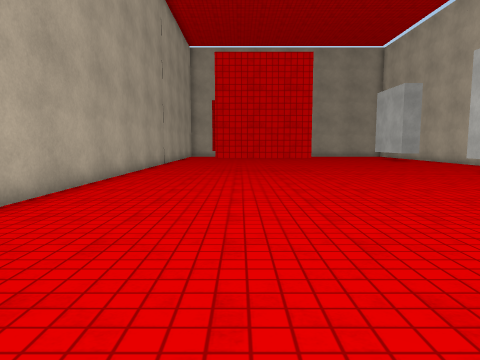
view 1 (above)

18 first-person views from a walk through a Unity game level. The camera is 1.2 m above the floor, tilts 6° down and sees 70° across. The floor is counted in squares, 1 m on a side. Each view is taken from the middle of a square. On the plan, view 1 faces up. The plan holds only what a view shows up to about 14 squares ahead; the rest is blank. The place goes on beyond the plan. The player is left out. Surface patterns are stand-ins for the level's own textures.

view 2
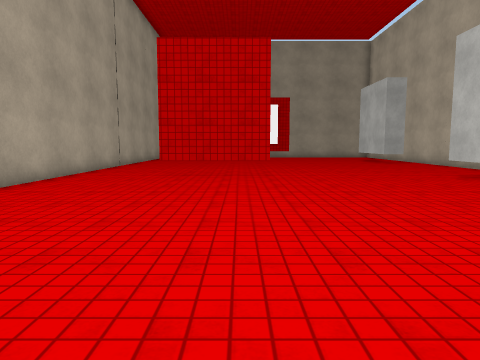

view 3
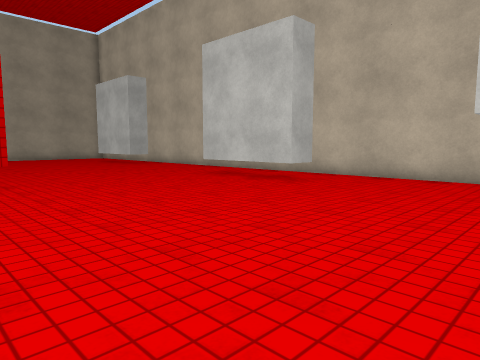

view 4
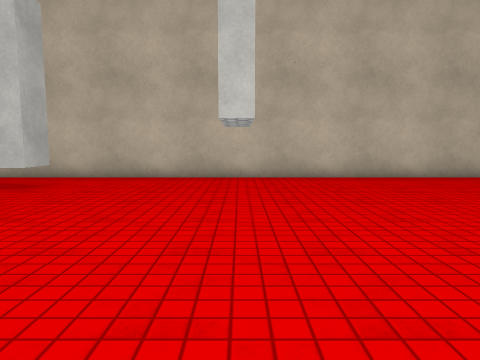

view 5
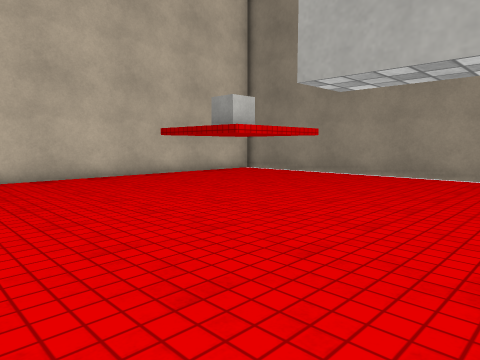

view 6
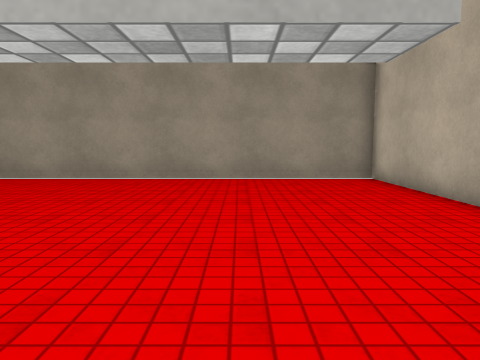

view 7
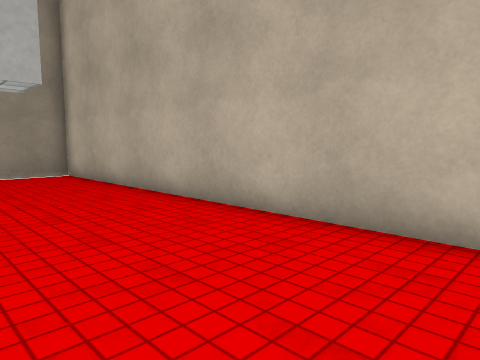

view 8
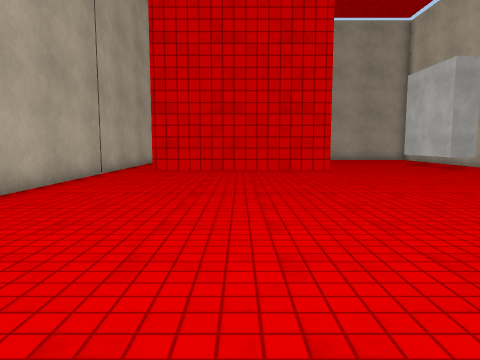

view 9
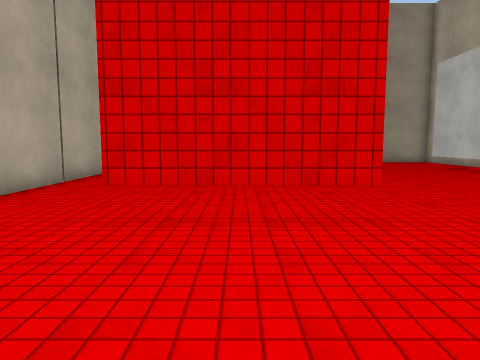

view 10
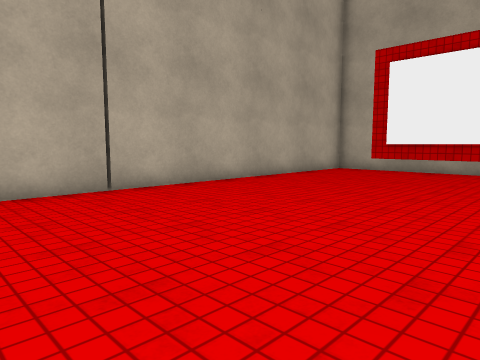

view 11
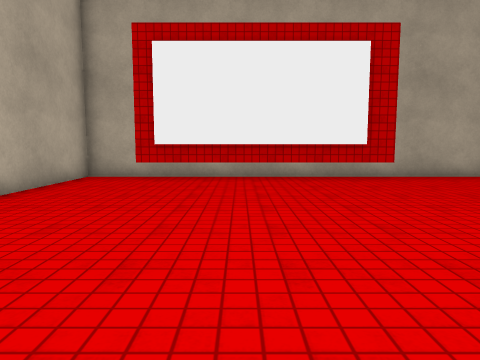

view 12
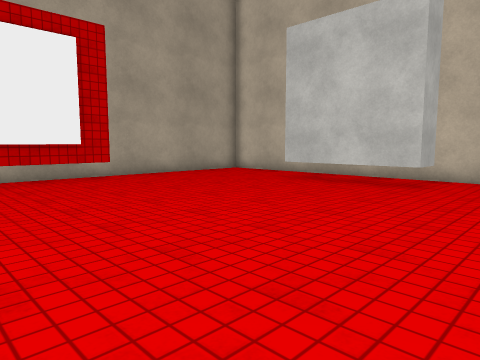

view 13
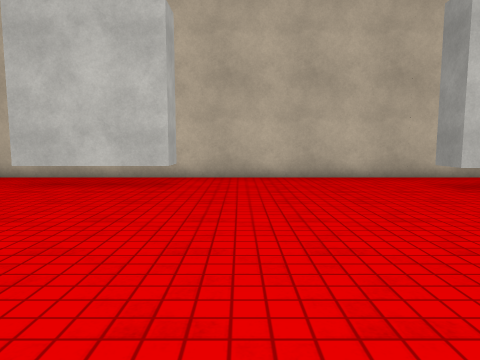

view 14
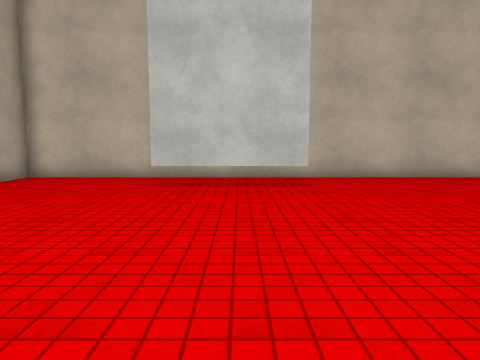

view 15
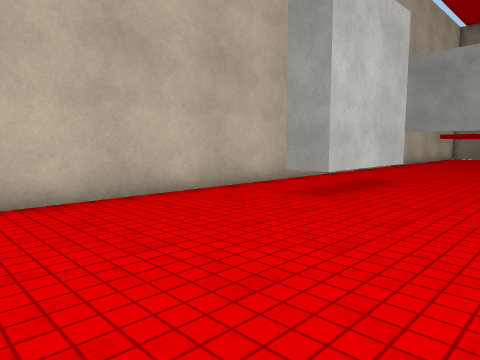

view 16
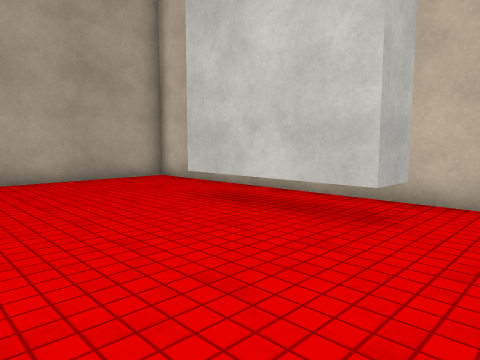

view 17
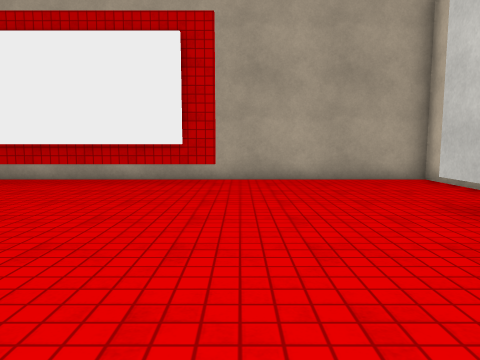

view 18
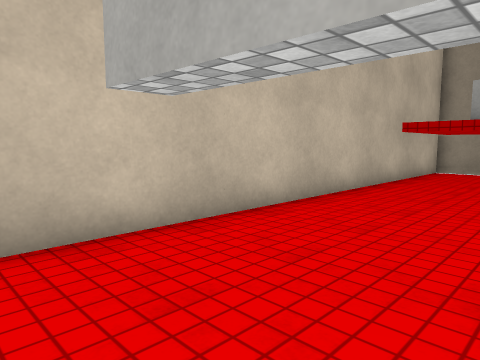

### Floor plan
Key: @ floor where view 1 was taken; # wall or solid block; . floor; T thing the floor can be seen under or through.
Columns run from 5 left of view 1 to 14 right of it. Each row starts with its distance up from view 1.
 33 #####     ##########
 32 #..#########.......#
 31 #..................#
 30 #..................#
 29 #..................#
 28 #..................#
 27 #...............T .
 26 #...............T .
 25 #...............T .
 24 #...............T .#
 23 #...............TT.#
 22 #..................#
 21 #..................#
 20 #..................#
 19 #..................#
 18 #..................#
 17 #..................#
 16 #..................#
 15 #...TTTTT......TT..#
 14 #..............T ..#
 13 #..............T ..#
 12 #..............T ..#
 11 #..............TT..#
 10 #..................#
  9 #..................#
  8 #..................#
  7 #..................#
  6  ..................#
  5  ..................#
  4 #..................#
  3 #..................#
  2 #..................#
  1 #..................#
  0 #....@.............#
 -1 #..................#
 -2 #..................#
 -3 #..................#
 -4 #.............####.#
 -5 #.............#   .#
 -6 #.............#   .#
 -7 #.............#   .#
 -8 #.............#   .#
 -9 ###############  ###

Where each view was taken, in squares from view 1:
view 1: 0 up, 0 right, facing up
view 2: 2 up, 2 right, facing up
view 3: 4 up, 1 right, facing up-right
view 4: 5 up, 1 right, facing right
view 5: 4 up, 1 right, facing down-right
view 6: 3 up, 0 right, facing down
view 7: 5 up, 0 right, facing down-left
view 8: 7 up, 1 right, facing up
view 9: 10 up, 1 right, facing up
view 10: 17 up, 4 right, facing up-left
view 11: 20 up, 1 right, facing up
view 12: 20 up, 1 right, facing up-right
view 13: 21 up, 1 right, facing right
view 14: 25 up, 1 right, facing right
view 15: 22 up, 6 right, facing down-right
view 16: 21 up, 6 right, facing up-right
view 17: 21 up, 7 right, facing up
view 18: 7 up, 9 right, facing down-right
